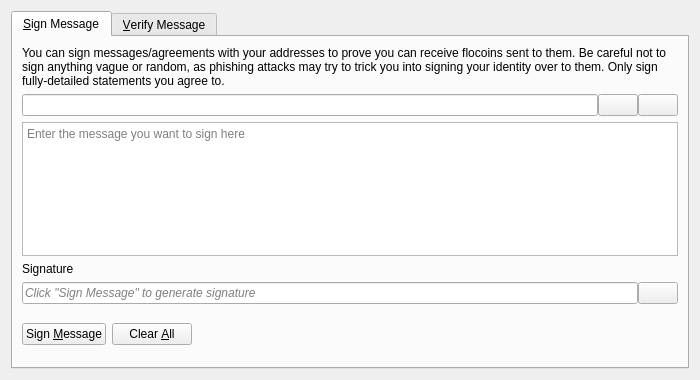
<?xml version="1.0" encoding="UTF-8"?>
<ui version="4.0">
 <class>SignVerifyMessageDialog</class>
 <widget class="QDialog" name="SignVerifyMessageDialog">
  <property name="geometry">
   <rect>
    <x>0</x>
    <y>0</y>
    <width>700</width>
    <height>380</height>
   </rect>
  </property>
  <property name="windowTitle">
   <string>Signatures - Sign / Verify a Message</string>
  </property>
  <property name="modal">
   <bool>true</bool>
  </property>
  <layout class="QVBoxLayout" name="verticalLayout">
   <item>
    <widget class="QTabWidget" name="tabWidget">
     <property name="currentIndex">
      <number>0</number>
     </property>
     <widget class="QWidget" name="tabSignMessage">
      <attribute name="title">
       <string>&amp;Sign Message</string>
      </attribute>
      <layout class="QVBoxLayout" name="verticalLayout_SM">
       <item>
        <widget class="QLabel" name="infoLabel_SM">
         <property name="text">
          <string>You can sign messages/agreements with your addresses to prove you can receive flocoins sent to them. Be careful not to sign anything vague or random, as phishing attacks may try to trick you into signing your identity over to them. Only sign fully-detailed statements you agree to.</string>
         </property>
         <property name="textFormat">
          <enum>Qt::PlainText</enum>
         </property>
         <property name="wordWrap">
          <bool>true</bool>
         </property>
        </widget>
       </item>
       <item>
        <layout class="QHBoxLayout" name="horizontalLayout_1_SM">
         <property name="spacing">
          <number>0</number>
         </property>
         <item>
          <widget class="QValidatedLineEdit" name="addressIn_SM">
           <property name="toolTip">
            <string>The Flocoin address to sign the message with</string>
           </property>
          </widget>
         </item>
         <item>
          <widget class="QPushButton" name="addressBookButton_SM">
           <property name="toolTip">
            <string>Choose previously used address</string>
           </property>
           <property name="text">
            <string/>
           </property>
           <property name="icon">
            <iconset resource="../flocoin.qrc">
             <normaloff>:/icons/address-book</normaloff>:/icons/address-book</iconset>
           </property>
           <property name="shortcut">
            <string>Alt+A</string>
           </property>
           <property name="autoDefault">
            <bool>false</bool>
           </property>
          </widget>
         </item>
         <item>
          <widget class="QPushButton" name="pasteButton_SM">
           <property name="toolTip">
            <string>Paste address from clipboard</string>
           </property>
           <property name="text">
            <string/>
           </property>
           <property name="icon">
            <iconset resource="../flocoin.qrc">
             <normaloff>:/icons/editpaste</normaloff>:/icons/editpaste</iconset>
           </property>
           <property name="shortcut">
            <string>Alt+P</string>
           </property>
           <property name="autoDefault">
            <bool>false</bool>
           </property>
          </widget>
         </item>
        </layout>
       </item>
       <item>
        <widget class="QPlainTextEdit" name="messageIn_SM">
         <property name="toolTip">
          <string>Enter the message you want to sign here</string>
         </property>
         <property name="placeholderText">
          <string>Enter the message you want to sign here</string>
         </property>
        </widget>
       </item>
       <item>
        <widget class="QLabel" name="signatureLabel_SM">
         <property name="text">
          <string>Signature</string>
         </property>
         <property name="textFormat">
          <enum>Qt::PlainText</enum>
         </property>
        </widget>
       </item>
       <item>
        <layout class="QHBoxLayout" name="horizontalLayout_2_SM">
         <property name="spacing">
          <number>0</number>
         </property>
         <item>
          <widget class="QLineEdit" name="signatureOut_SM">
           <property name="placeholderText">
            <string>Click "Sign Message" to generate signature</string>
           </property>
           <property name="font">
            <font>
             <italic>true</italic>
            </font>
           </property>
           <property name="readOnly">
            <bool>true</bool>
           </property>
          </widget>
         </item>
         <item>
          <widget class="QPushButton" name="copySignatureButton_SM">
           <property name="toolTip">
            <string>Copy the current signature to the system clipboard</string>
           </property>
           <property name="text">
            <string/>
           </property>
           <property name="icon">
            <iconset resource="../flocoin.qrc">
             <normaloff>:/icons/editcopy</normaloff>:/icons/editcopy</iconset>
           </property>
           <property name="autoDefault">
            <bool>false</bool>
           </property>
          </widget>
         </item>
        </layout>
       </item>
       <item>
        <layout class="QHBoxLayout" name="horizontalLayout_3_SM">
         <item>
          <widget class="QPushButton" name="signMessageButton_SM">
           <property name="toolTip">
            <string>Sign the message to prove you own this Flocoin address</string>
           </property>
           <property name="text">
            <string>Sign &amp;Message</string>
           </property>
           <property name="icon">
            <iconset resource="../flocoin.qrc">
             <normaloff>:/icons/edit</normaloff>:/icons/edit</iconset>
           </property>
           <property name="autoDefault">
            <bool>false</bool>
           </property>
          </widget>
         </item>
         <item>
          <widget class="QPushButton" name="clearButton_SM">
           <property name="toolTip">
            <string>Reset all sign message fields</string>
           </property>
           <property name="text">
            <string>Clear &amp;All</string>
           </property>
           <property name="icon">
            <iconset resource="../flocoin.qrc">
             <normaloff>:/icons/remove</normaloff>:/icons/remove</iconset>
           </property>
           <property name="autoDefault">
            <bool>false</bool>
           </property>
          </widget>
         </item>
         <item>
          <spacer name="horizontalSpacer_1_SM">
           <property name="orientation">
            <enum>Qt::Horizontal</enum>
           </property>
           <property name="sizeHint" stdset="0">
            <size>
             <width>40</width>
             <height>48</height>
            </size>
           </property>
          </spacer>
         </item>
         <item>
          <widget class="QLabel" name="statusLabel_SM">
           <property name="font">
            <font>
             <weight>75</weight>
             <bold>true</bold>
            </font>
           </property>
           <property name="text">
            <string/>
           </property>
           <property name="wordWrap">
            <bool>true</bool>
           </property>
          </widget>
         </item>
         <item>
          <spacer name="horizontalSpacer_2_SM">
           <property name="orientation">
            <enum>Qt::Horizontal</enum>
           </property>
           <property name="sizeHint" stdset="0">
            <size>
             <width>40</width>
             <height>48</height>
            </size>
           </property>
          </spacer>
         </item>
        </layout>
       </item>
      </layout>
     </widget>
     <widget class="QWidget" name="tabVerifyMessage">
      <attribute name="title">
       <string>&amp;Verify Message</string>
      </attribute>
      <layout class="QVBoxLayout" name="verticalLayout_VM">
       <item>
        <widget class="QLabel" name="infoLabel_VM">
         <property name="text">
          <string>Enter the receiver's address, message (ensure you copy line breaks, spaces, tabs, etc. exactly) and signature below to verify the message. Be careful not to read more into the signature than what is in the signed message itself, to avoid being tricked by a man-in-the-middle attack. Note that this only proves the signing party receives with the address, it cannot prove sendership of any transaction!</string>
         </property>
         <property name="textFormat">
          <enum>Qt::PlainText</enum>
         </property>
         <property name="alignment">
          <set>Qt::AlignLeading|Qt::AlignLeft|Qt::AlignTop</set>
         </property>
         <property name="wordWrap">
          <bool>true</bool>
         </property>
        </widget>
       </item>
       <item>
        <layout class="QHBoxLayout" name="horizontalLayout_1_VM">
         <property name="spacing">
          <number>0</number>
         </property>
         <item>
          <widget class="QValidatedLineEdit" name="addressIn_VM">
           <property name="toolTip">
            <string>The Flocoin address the message was signed with</string>
           </property>
          </widget>
         </item>
         <item>
          <widget class="QPushButton" name="addressBookButton_VM">
           <property name="toolTip">
            <string>Choose previously used address</string>
           </property>
           <property name="text">
            <string/>
           </property>
           <property name="icon">
            <iconset resource="../flocoin.qrc">
             <normaloff>:/icons/address-book</normaloff>:/icons/address-book</iconset>
           </property>
           <property name="shortcut">
            <string>Alt+A</string>
           </property>
           <property name="autoDefault">
            <bool>false</bool>
           </property>
          </widget>
         </item>
        </layout>
       </item>
       <item>
        <widget class="QPlainTextEdit" name="messageIn_VM">
          <property name="toolTip">
            <string>The signed message to verify</string>
          </property>
          <property name="placeholderText">
            <string>The signed message to verify</string>
          </property>
        </widget>
       </item>
       <item>
        <widget class="QValidatedLineEdit" name="signatureIn_VM">
          <property name="toolTip">
            <string>The signature given when the message was signed</string>
          </property>
          <property name="placeholderText">
            <string>The signature given when the message was signed</string>
          </property>
        </widget>
       </item>
       <item>
        <layout class="QHBoxLayout" name="horizontalLayout_2_VM">
         <item>
          <widget class="QPushButton" name="verifyMessageButton_VM">
           <property name="toolTip">
            <string>Verify the message to ensure it was signed with the specified Flocoin address</string>
           </property>
           <property name="text">
            <string>Verify &amp;Message</string>
           </property>
           <property name="icon">
            <iconset resource="../flocoin.qrc">
             <normaloff>:/icons/transaction_0</normaloff>:/icons/transaction_0</iconset>
           </property>
           <property name="autoDefault">
            <bool>false</bool>
           </property>
          </widget>
         </item>
         <item>
          <widget class="QPushButton" name="clearButton_VM">
           <property name="toolTip">
            <string>Reset all verify message fields</string>
           </property>
           <property name="text">
            <string>Clear &amp;All</string>
           </property>
           <property name="icon">
            <iconset resource="../flocoin.qrc">
             <normaloff>:/icons/remove</normaloff>:/icons/remove</iconset>
           </property>
           <property name="autoDefault">
            <bool>false</bool>
           </property>
          </widget>
         </item>
         <item>
          <spacer name="horizontalSpacer_1_VM">
           <property name="orientation">
            <enum>Qt::Horizontal</enum>
           </property>
           <property name="sizeHint" stdset="0">
            <size>
             <width>40</width>
             <height>48</height>
            </size>
           </property>
          </spacer>
         </item>
         <item>
          <widget class="QLabel" name="statusLabel_VM">
           <property name="font">
            <font>
             <weight>75</weight>
             <bold>true</bold>
            </font>
           </property>
           <property name="text">
            <string/>
           </property>
           <property name="wordWrap">
            <bool>true</bool>
           </property>
          </widget>
         </item>
         <item>
          <spacer name="horizontalSpacer_2_VM">
           <property name="orientation">
            <enum>Qt::Horizontal</enum>
           </property>
           <property name="sizeHint" stdset="0">
            <size>
             <width>40</width>
             <height>48</height>
            </size>
           </property>
          </spacer>
         </item>
        </layout>
       </item>
      </layout>
     </widget>
    </widget>
   </item>
  </layout>
 </widget>
 <customwidgets>
  <customwidget>
   <class>QValidatedLineEdit</class>
   <extends>QLineEdit</extends>
   <header>qt/qvalidatedlineedit.h</header>
  </customwidget>
 </customwidgets>
 <resources>
  <include location="../flocoin.qrc"/>
 </resources>
 <connections/>
</ui>
